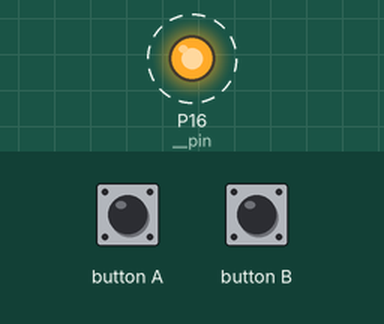
The program below on a simulated BBC micro:bit running MicroPython. Shown: output pins drawn as LEDs (lit = HIGH). Dashed ring = blinking.

Above: at 0.2 s.
Timing chart, 0 to 3.0 s (numbered marks = the images above):
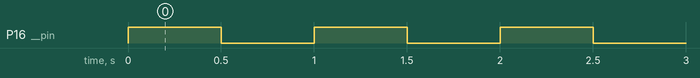

Measured:
- by itself, P16 (__pin): alternates HIGH for 0.50 s and LOW for 0.50 s

The program:

laser.py
```python
from microbit import *
from enum import *


class LASER(object):
    """基本描述

    激光发射器

    Args:
        RJ_pin (pin): 连接端口

    """

    def __init__(self, RJ_pin):
        if RJ_pin == J1:
            self.__pin = pin8
        elif RJ_pin == J2:
            self.__pin = pin12
        elif RJ_pin == J3:
            self.__pin = pin14
        elif RJ_pin == J4:
            self.__pin = pin16

    def set_laser(self, state):
        """基本描述

        启动或关闭激光发射器

        Args:
            state (numbers): 1启动 0停止

        """
        if state == 0:
            self.__pin.write_digital(0)
        elif state == 1:
            self.__pin.write_digital(1)
        else:
            print("state error")


if __name__ == "__main__":
    l = LASER(J4)
    while True:

        l.set_laser(1)
        sleep(500)
        l.set_laser(0)
        sleep(500)
```

enum.py
```python
from microbit import *

J1 = pin8
J2 = pin12
J3 = pin14
J4 = pin16
```
